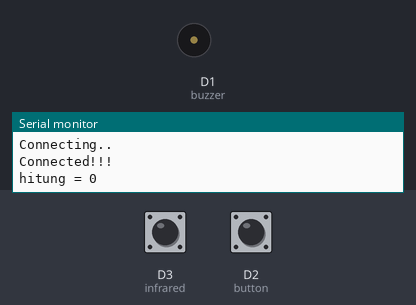
The sketch below on a simulated ESP8266 (NodeMCU). On the bench: buzzer (waves = sounding, pin HIGH), the last lines printed to the serial monitor. The inputs (shaded band) are chosen by the test bench; at power-on: D3 (infrared) HIGH, D2 (button) HIGH. WiFi joins after 1.5 s; servers stay silent unless stated; uploads are accepted with an empty reply.

Above: at 2.7 s.
At 4.85 s:
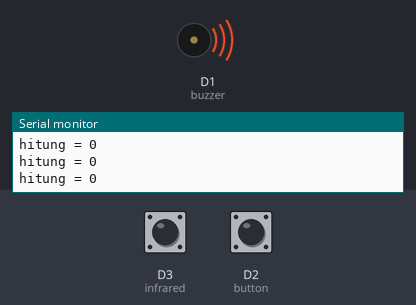
Timing chart, 0 to 5.2 s (numbered marks = the images above):
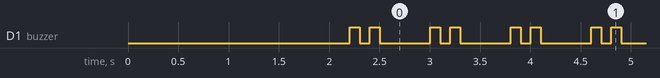

The sketch:

counter_esp8266.ino
```cpp
#include <ESP8266WiFi.h>
#include <ESP8266HTTPClient.h>
#include <ArduinoJson.h>

const  char* ssid = "rdhdev"; //masukkan ssid
const char* password = "lupasandi"; //masukkan password

const int buzzer = D1;
const int  button = D2;
const int infrared = D3;

boolean Object = false;
int hitung = 0;

void setup () {

  Serial.begin(115200);
  WiFi.begin(ssid, password);

   pinMode(buzzer, OUTPUT);
   pinMode(infrared, INPUT);
   pinMode(button, INPUT_PULLUP);

  while (WiFi.status() != WL_CONNECTED) {

    delay(1000);
    Serial.println("Connecting..");

  }

  if(WiFi.status() == WL_CONNECTED){
    Serial.println("Connected!!!");
  }
  else{
    Serial.println("Connected Failed!!!");
  }

}

void loop() {

  if (WiFi.status() == WL_CONNECTED) {

    HTTPClient http;


    int readSensor = digitalRead(infrared);
      //ganti dengan ipaddress komputer anda
      http.begin("http://192.168.1.9/live-counting/proses.php?hitung=" + String(hitung));

    int httpCode = http.GET();

    if (httpCode > 0) {
      char json[500];
      String payload = http.getString();
      payload.toCharArray(json, 500);

      //StaticJsonDocument<200> doc;
      DynamicJsonDocument doc(JSON_OBJECT_SIZE(2));

     // Deserialize the JSON document
       deserializeJson(doc, json);

     int batas = doc["batas"];
     String Reset = doc["Reset"];


     if (readSensor == 0 && Object == false){
        if(hitung < batas || batas == 0){
           hitung++;
           Object = true;
           Serial.print("hitung = ");
           Serial.println(hitung);
           digitalWrite(buzzer, HIGH);
           delay(100);
           digitalWrite(buzzer, LOW);
           delay(100);
        }
        else{
           digitalWrite(buzzer, HIGH);
           delay(1000);
           digitalWrite(buzzer, LOW);
           delay(1000);
        }
     }
     else if(readSensor == 1 && Object == true){
       Object = false;
     }

     //reset hitungan
     int buttonState = digitalRead(button);
     if ( buttonState == 1 ){
       hitung = 0;
       Serial.print("hitung = ");
       Serial.println(hitung);
       for(int i = 1; i<=2; i++){
         digitalWrite(buzzer, HIGH);
         delay(100);
         digitalWrite(buzzer, LOW);
         delay(100);
       }
     }

     delay(200);


    }

    http.end();

  }

}
```

Measured:
- by itself, D1 (buzzer): repeats every 0.80 s: LOW 0.10 s, HIGH 0.10 s, LOW 0.50 s, HIGH 0.10 s
